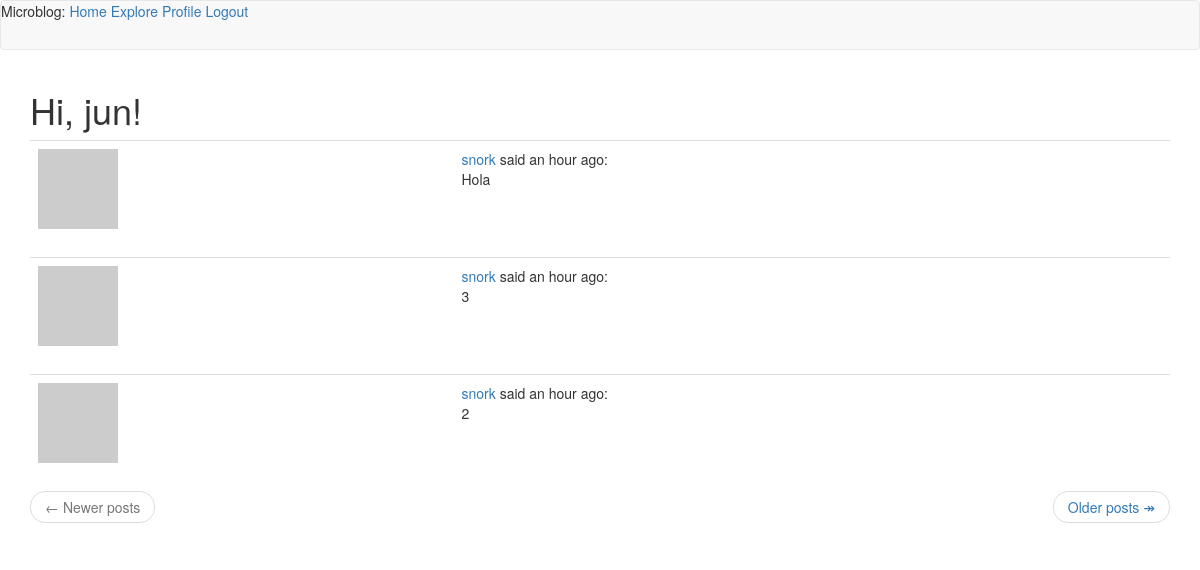
Page /explore (signed in) on the committed database.
### app/models.py (models this page shows, shortened)
class User(UserMixin, db.Model):
    id = db.Column(db.Integer, primary_key=True)
    username = db.Column(db.String(64), index=True, unique=True)
    email = db.Column(db.String(120), index=True, unique=True)
    password_hash = db.Column(db.String(128))
    posts = db.relationship('Post', backref='author', lazy='dynamic')
    about_me = db.Column(db.String(140))
    last_seen = db.Column(db.DateTime, default=datetime.utcnow)
    followed = db.relationship(
        'User',
        secondary=followers,
        primaryjoin=(followers.c.follower_id == id),
        secondaryjoin=(followers.c.followed_id == id),
        backref=db.backref('followers', lazy='dynamic'),
        lazy='dynamic'
    )
    def avatar(self, size):
        digest = md5(self.email.lower().encode('utf-8')).hexdigest()
        return f'https://www.gravatar.com/avatar/{digest}?d=identicon&s={size}'

class Post(db.Model):
    id = db.Column(db.Integer, primary_key=True)
    body = db.Column(db.String(140))
    timestamp = db.Column(db.DateTime, index=True, default=datetime.utcnow)
    user_id = db.Column(db.Integer, db.ForeignKey('user.id'))
    language = db.Column(db.String(5))

### app/routes.py (the view)
@app.route('/explore')
@login_required
def explore():
    page = request.args.get('page', 1, type=int)
    posts = Post.query.order_by(Post.timestamp.desc()).paginate(
        page, app.config['POSTS_PER_PAGE'], False
    )
    next_url = url_for('index', page=posts.next_num) \
        if posts.has_next else None
    prev_url = url_for('index', page=posts.prev_num) \
        if posts.has_prev else None
    return render_template('index.html', title='Explore', posts=posts.items,
                           next_url=next_url, prev_url=prev_url)

### app/models.py (called while the page is built)
@login.user_loader
def load_user(id):
    return User.query.get(int(id))

### app/routes.py (called while the page is built)
@app.before_request
def before_request():
    if current_user.is_authenticated:
        current_user.last_seen = datetime.utcnow()
        db.session.commit()
    g.locale = str(get_locale())

### app/templates/index.html (shortened to what this page needs)
{% extends "base.html" %}
{% import 'bootstrap/wtf.html' as wtf %}
{% block app_content %}
<h1>Hi, {{ current_user.username }}!</h1>
{% for post in posts %}
{% include '_post.html' %}
{% endfor %}
<nav aria-label="...">
  <ul class="pager">
    <li class="previous{% if not prev_url %} disabled {% endif %}">
      <a href="{{ prev_url or '#' }}">
        <span aria-hidden="true">&larr;</span> Newer posts
      </a>
    </li>
    <li class="next{% if not next_url %} disabled{% endif %}">
      <a href="{{ next_url or '#' }}">
        Older posts <span aria-hidden="true">&Rarr;</span>
      </a>
    </li>
  </ul>
</nav>
{% endblock %}

### app/templates/_post.html (shortened to what this page needs)
<table class="table table-hover">
  <tr>
    <td widtth="70px">
      <a href="{{ url_for('user', username=post.author.username) }}">
      <img src="{{ post.author.avatar(70) }}" />
    </td>
    <td>
      <a href="{{ url_for('user', username=post.author.username) }}">
        {{ post.author.username }}
      </a>
      said {{ moment(post.timestamp).fromNow() }}: <br />
      <span id="post{{ post.id }}">{{ post.body }}</span>
    </td>
  </tr>
</table>

### rows in the picture
User: username "jun"
Post: author.username "snork", timestamp "an hour ago", body "Hola"
Post: author.username "snork", timestamp "an hour ago", body "3"
Post: author.username "snork", timestamp "an hour ago", body "2"
